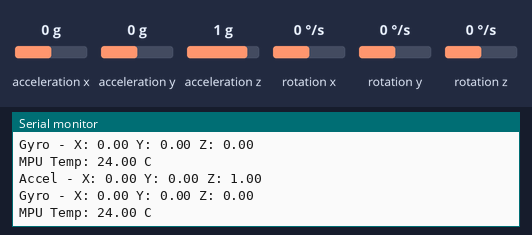
The sketch below on a simulated Arduino Uno, built with avr-gcc and run on an emulated ATmega328P. Parts: the last lines printed to the serial monitor. Wiring (inferred from the names in the program): MPU-6050 motion sensor at I2C address 0x68. Inputs (shaded band) come from the test bench; at power-on: acceleration x 0 g, acceleration y 0 g, acceleration z 1 g, rotation x 0 °/s, rotation y 0 °/s, rotation z 0 °/s.

Above: at 2.2 s.
2.3 s: acceleration x set to -1.4 g
At 2.83 s:
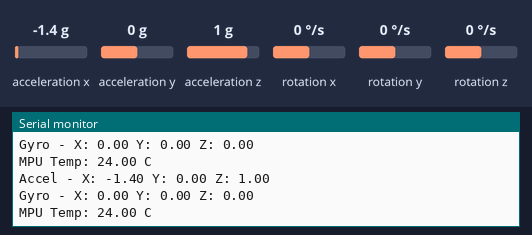
3.8 s: acceleration y set to -1.4 g
At 4.35 s:
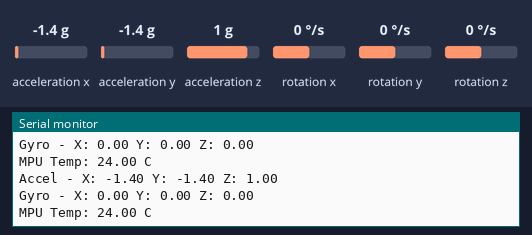
5.3 s: acceleration z set to -1.4 g
At 5.86 s:
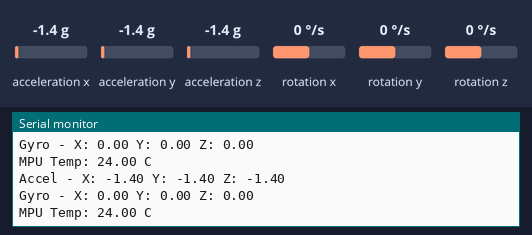
6.8 s: rotation x set to -192 °/s
At 7.38 s:
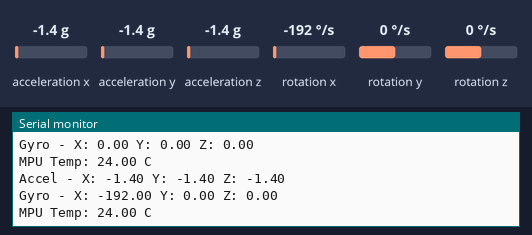
8.3 s: rotation y set to -192 °/s
At 8.89 s:
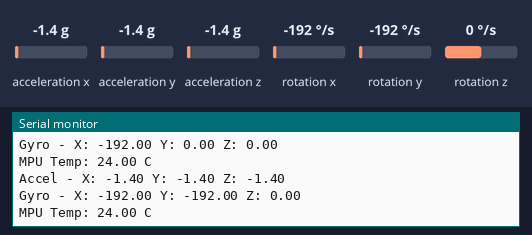

Measured:
- after the input at 2.3 s, the serial monitor: prints a new line after 0.22 s (image 1)
- after the input at 3.8 s, the serial monitor: prints a new line after 0.23 s (image 2)
- after the input at 5.3 s, the serial monitor: prints a new line after 0.25 s (image 3)
- after the input at 6.8 s, the serial monitor: prints a new line after 0.27 s (image 4)
- after the input at 8.3 s, the serial monitor: prints a new line after 0.28 s (image 5)

The sketch:

MPU6050_Reader.ino
```cpp
#include <Wire.h>

const int MPU_ADDR = 0x68;

void setup() {
  Serial.begin(115200);
  delay(1000);
  Wire.begin();

  // Wake up the MPU6050 (it starts in sleep mode)
  Wire.beginTransmission(MPU_ADDR);
  Wire.write(0x6B); // PWR_MGMT_1 register
  Wire.write(0);    // set to 0 to wake up
  Wire.endTransmission(true);

  Serial.println("MPU6050 initialized (raw mode, bypassing WHO_AM_I check)");
}

void loop() {
  Wire.beginTransmission(MPU_ADDR);
  Wire.write(0x3B); // starting register for accel readings
  Wire.endTransmission(false);
  Wire.requestFrom(MPU_ADDR, 14, true); // read 14 registers

  int16_t accelX = Wire.read() << 8 | Wire.read();
  int16_t accelY = Wire.read() << 8 | Wire.read();
  int16_t accelZ = Wire.read() << 8 | Wire.read();
  int16_t temp   = Wire.read() << 8 | Wire.read();
  int16_t gyroX  = Wire.read() << 8 | Wire.read();
  int16_t gyroY  = Wire.read() << 8 | Wire.read();
  int16_t gyroZ  = Wire.read() << 8 | Wire.read();

  Serial.print("Accel - X: "); Serial.print(accelX / 16384.0);
  Serial.print(" Y: "); Serial.print(accelY / 16384.0);
  Serial.print(" Z: "); Serial.println(accelZ / 16384.0);

  Serial.print("Gyro - X: "); Serial.print(gyroX / 131.0);
  Serial.print(" Y: "); Serial.print(gyroY / 131.0);
  Serial.print(" Z: "); Serial.println(gyroZ / 131.0);

  Serial.print("MPU Temp: "); Serial.print(temp / 340.0 + 36.53);
  Serial.println(" C");

  Serial.println();
  delay(500);
}
```
